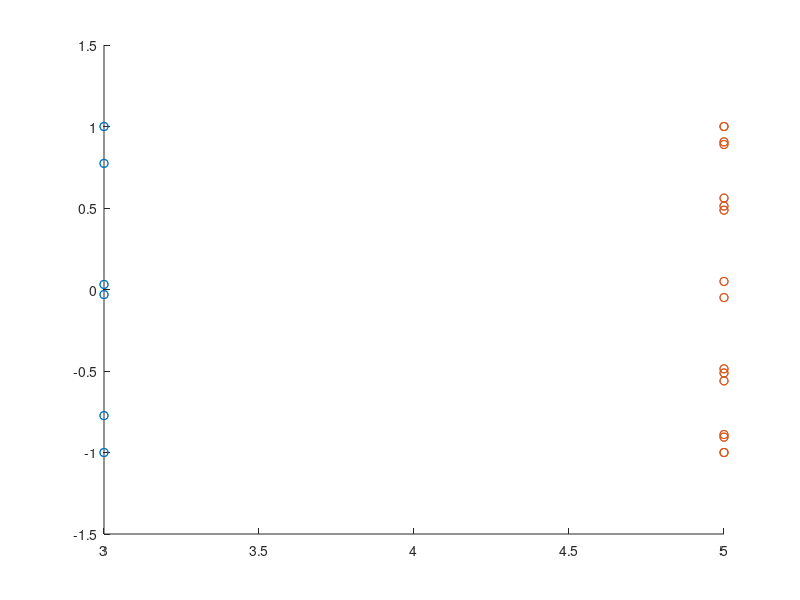

Recreate this plot in MATLAB. (Note: this script raises an error after producing the figure.)
clc; close all;clear;
set(0,'DefaultFigureWindowStyle','docked');



sol1=load('solutionDeg1.mat');
sol2=load('solutionDeg2.mat');
sol3=load('solutionDeg3.mat');
% sol4=load('solutionDeg4.mat');
sol5=load('solutionDeg5.mat');

%%
figure
% scatter(2*ones(size(sol2.rootsA(:))), sol2.rootsA(:)); hold on

% sol1=transformStructureTo01(sol1);
% sol2=transformStructureTo01(sol2);
% sol3=transformStructureTo01(sol3);
% sol5=transformStructureTo01(sol5);


%Swap the first and third rows of sol2.A
tmp1=sol2.A(1,:);
tmp3=sol2.A(3,:);
sol2.A(1,:)=tmp3;
sol2.A(3,:)=tmp1;

sol2B.A=[]


%Swap the first and third rows of sol2.A
tmp1=sol3.A(1,:);
tmp2=sol3.A(2,:);
tmp3=sol3.A(3,:);
tmp4=sol3.A(4,:);
sol3.A=[tmp2; tmp3; tmp1; tmp4];
% 
% sol3.rootsA= sol3.rootsA(1:end/2, :);
% sol5.rootsA= sol5.rootsA(1:end/2, :);

% sol2.A=sol2.A(1:2,:);
% sol3.A=sol3.A(1:2,:);

scatter(3*ones(size(sol3.rootsA(:))), sol3.rootsA(:)); hold on
% scatter(4*ones(size(sol4.rootsA(:))), sol4.rootsA(:))
scatter(5*ones(size(sol5.rootsA(:))), sol5.rootsA(:))

figure
sol3.rootsTA=transformTo01(sol3.rootsA);
sol5.rootsTA=transformTo01(sol5.rootsA);
scatter(3*ones(size(sol3.rootsTA(:))), sol3.rootsTA(:)); hold on
% scatter(4*ones(size(sol4.rootsA(:))), sol4.rootsA(:))
scatter(5*ones(size(sol5.rootsTA(:))), sol5.rootsTA(:))


S=load('solutionDeg3.mat')
A=S.A;

%odd columns of A
oddcol=A(:,1:2:end);

%even columns 
evencol=A(:,2:2:end);

A_reorganized=[oddcol,evencol];

nrow=size(A,1);
ncol=size(A,2);

AA=A_reorganized(1:nrow/2,1:ncol/2);

BB=A_reorganized(1:nrow/2,ncol/2+1:end);

det(A)

det(2*AA)*det(BB)


det(AA)/det(BB)

disp("=============")
global t
syms t real

T=[t*t t 1]';


syms a b c d real

T1=[t 1]';
T2=[t*t t 1]';
T3=[t*t*t t*t t 1]';
T4=[t*t*t*t t*t*t t*t t 1]';
T5=[t^5 T4']';

polys1=vpa(sol1.A*T1,4);
polys2=vpa(sol2.A*T2,4);
polys3=vpa(sol3.A*T3,4);
%%
interv=[-1,1];
% disp("=======================================")
% comb=(a*t +b)*(sol2.A(1,:)*T2) + (c*t+d)*(sol2.A(2,:)*T2 );
% coeff_comb=vpa(coeffs(comb,t,'All'),4)
% sol=solve(coeff_comb==sol3.A(1,:));


syms tn real %t_new
tn=t*0.577;
Tn2=[tn*tn tn 1]';
Tn3=[tn*tn*tn     tn*tn     tn     1     ]';
Tn4=[tn*tn*tn*tn  tn*tn*tn  tn*tn  tn 1  ]';
figure
fplot(2*(sol2.A*Tn2-[0;0.5;0]),interv);

disp("=======================================")
%%
comb=combine2pol(polys1(1),polys2(1),a,b,c,d);
coeff_comb=vpa(coeffs(comb,t,'All'),4);
sol=solve(coeff_comb==sol3.A(1,:));


disp("combining first")
comb=combine2pol(polys1(1),polys2(1),sol.a,sol.b,sol.c,sol.d);
coeff_comb=vpa(coeffs(comb,t,'All'),4)
figure; hold on;
fplot(coeff_comb*T3,interv);

disp("combining more")
comb=combine2pol(polys1(1),polys2(2),sol.a,sol.b,sol.c,sol.d);
coeff_comb=vpa(coeffs(comb,t,'All'),4)
fplot(coeff_comb*T3,interv);

figure
fplot(int(sol2.A()*T2-sol2.A*T2,-1,t), interv);
legend('1','2','3')

%%
% disp("combining more")
% comb=combine2pol(polys1(2),polys1(3),0,sol.b,sol.c,sol.d);
% coeff_comb=vpa(coeffs(comb,t,'All'),4)
% fplot(coeff_comb*T2,[0,1]);


for i=1:2
    for j=1:2
        for k=1:3
            comb=combine2pol(polys1(i),polys1(j),a,b,c,d);
            coeff_comb=vpa(coeffs(comb,t,'All'),4);
            sol=solve(coeff_comb==sol2.A(k,:));
            disp(vpa([i j k 'ss' sol.b sol.c sol.d],4))
        end
    end
end

disp("=======================================")
% disp("combining first")
% comb=combine2pol(polys2(1),polys2(2),sol.a,sol.b,sol.c,sol.d);
% coeff_comb=vpa(coeffs(comb,t,'All'),4)
% 
% disp("combining more")
% comb=combine2pol(polys2(1),polys2(3),sol.a,sol.b,sol.c,sol.d);
% coeff_comb=vpa(coeffs(comb,t,'All'),4)

% T=[t*t*t t*t t 1]';
vpa(sol2.A,4)
vpa(coeff_comb,4);
vpa(sol3.A,4)

figure; hold on

fplot(sol2.A*T2, interv);
legend('1','2','3')
ylim([0,1]);
figure
fplot(sol3.A*T3, interv);
legend('1','2','3','4')
ylim([0,1]);
figure
fplot(sol5.A*T5, interv);
ylim([0,1]);
legend('1','2','3','4')

%%
figure;
fplot(sqrt(sol2.A*T2), interv);
axis equal

figure;
fplot(sqrt(sol3.A*T3), interv);
axis equal


figure;
fplot(sqrt(sol5.A*T5), interv);
axis equal

%%
%%
clf
figure; hold on;
fplot((sol2.A*T2), interv,'r');
axis equal

fplot((sol3.A*T3), interv,'k');
axis equal


fplot((sol5.A*T5), interv,'b');
axis equal

fplot(-0.5*(t-1),interv,'m');
fplot(-0.5*(-t-1),interv,'m');

%%

% close all

figure; hold on
fplot(diff(sol2.A*T2,t), interv);
legend('1','2','3')

figure
fplot(diff(sol3.A*T3,t), interv);
legend('1','2','3')

figure
fplot(int(sol2.A*T2,-1,t), interv);
legend('1','2','3')

figure
fplot(int(sol3.A*T3,-1,t), interv);
legend('1','2','3')

figure;


figure; hold on
sphere
alpha 0.2
shading interp
fplot3(sqrt(sol2.A(1,:)*T2),sqrt(sol2.A(2,:)*T2),sqrt(sol2.A(3,:)*T2), interv)
xlabel('x');ylabel('y');zlabel('z');
axis equal

figure;
fplot3(sqrt(sol2.A(1,:)*T2),sqrt(sol2.A(2,:)*T2),sqrt(sol2.A(3,:)*T2), interv)
xlabel('x');ylabel('y');
axis equal;

figure; hold on;
fplot(sqrt(sol2.A(1,:)*T2),sqrt(sol2.A(2,:)*T2), interv)
xlabel('x');ylabel('y');zlabel('z');
axis equal;

% figure;
fplot(sqrt(sol3.A(1,:)*T3),sqrt(sol3.A(2,:)*T3), interv)
xlabel('x');ylabel('y');zlabel('z');
axis equal;

figure;
fplot((sol3.A(1,:)*T3),(sol3.A(2,:)*T3), interv)
xlabel('x');ylabel('y');zlabel('z');
axis equal;


figure; hold on
fplot(sqrt(sol1.A(1,:)*T1),sqrt(sol1.A(2,:)*T1), interv); axis equal;
figure
fplot(sqrt(sol3.A*T3) + sqrt(sol3.A(3,:)*T3),sqrt(sol3.A(2,:))+sqrt(sol3.A(4,:)*T3), interv)

axis equal


%%
clf
figure;  hold on;
tmp=0:0.01:1;
theta=2*pi*tmp;

polarplot(theta,subs(sol3.A*T3,tmp),'r');

polarplot(theta,subs(sol2.A*T2,tmp),'k'); 

polarplot(theta,subs(sol5.A*T5,tmp),'b'); 
%%

function roots_transformed=transformTo01(roots)
    roots_transformed=zeros(size(roots));
    
    for i=1:size(roots,1)
        for j=1:size(roots,2)
            roots_transformed(i,j)=(roots(i,j)-(-1))/2;
        end
    end
end

function comb=combine2pol(pol1, pol2,a,b,c,d)
    global t
    comb=(a*t+b)*pol1+(c*t +d)*pol2;
end

function result=transformStructureTo01(sol)

syms tt real
syms t real
tt=2*(t-0.5);

deg=size(sol.A,2)-1;

T=[];
for i=0:(deg)
    T=[tt^i T];
end

transformed2=sol.A*T';

A=[];

for i=1:size(sol.A,1)
    A=[A ;double(vpa(coeffs(transformed2(i),'All')))];
end

rootsA=[];
for i=1:size(A,1)
    rootsA=[rootsA ; roots(A(i,:))'];
end
rootsA=double(real(rootsA));


result.A=A;
result.rootsA=rootsA;


end
